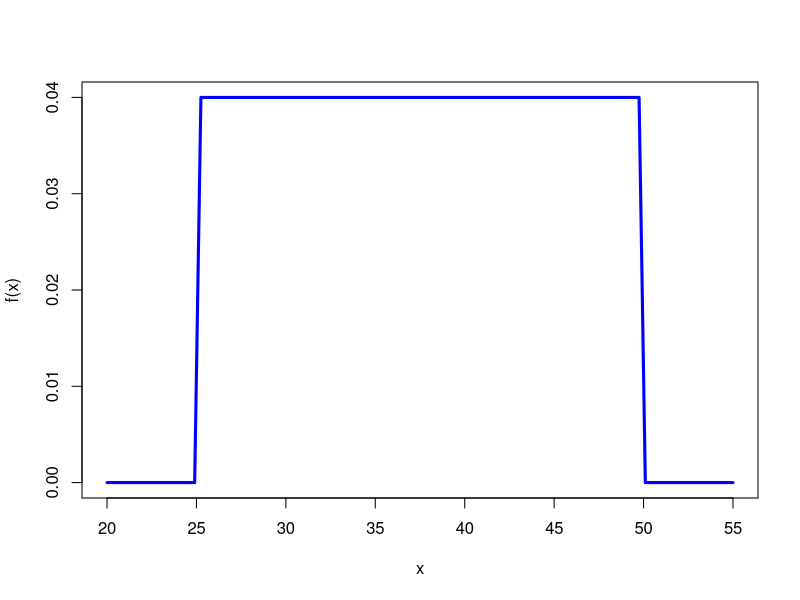
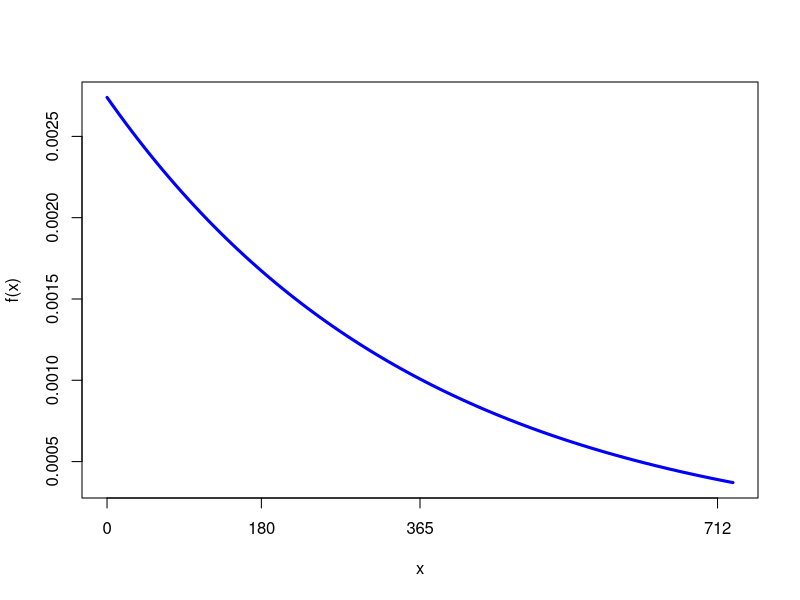

Write R code to recreate these figures, in order.
## ---- chunk 1
#| include: false
g <- glue::glue
library(ggplot2)
sapply(list.files(here::here('R'), full.names = T), source)
## ---- chunk 2
curve(dunif(x, min = 25, max = 50), from = 20, to = 55, col = "blue", lwd = 3, ylab = "f(x)", xaxt = 'n')
axis(side = 1, at = seq(20, 55, by = 5))
## ---- chunk 3
curve(dexp(x, rate = 1/365), from = 0, to = 365*2, col = "blue", lwd = 3, ylab = "f(x)", xaxt = 'n')
axis(side = 1, at = c(0, 180, 365, 356*2))
## ---- chunk 4
pnorm(13, 12.9, 1.6) - pnorm(12, 12.9, 1.6)
## ---- chunk 5
1 - pnorm(16, 14.1, 1.6)
## ---- chunk 6
pnorm(10, 14.1, 1.6)
## ---- chunk 7
mu <- 185
sd <- 20
